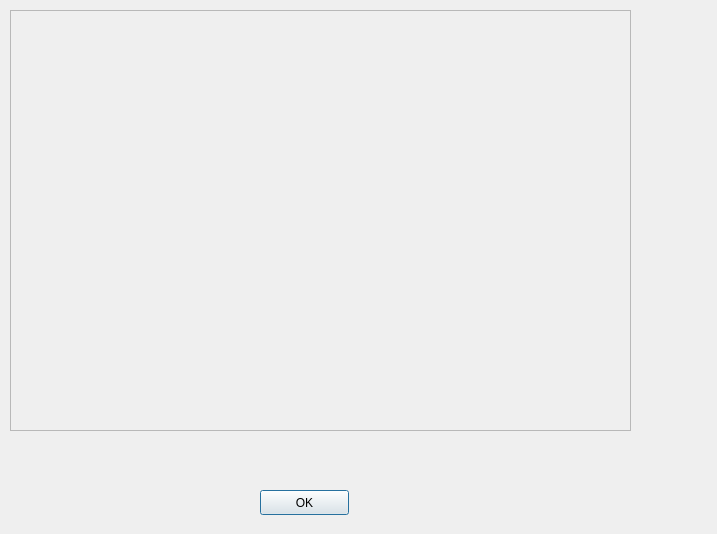
<?xml version="1.0" encoding="UTF-8"?>
<ui version="4.0">
 <class>Dialog</class>
 <widget class="QDialog" name="Dialog">
  <property name="geometry">
   <rect>
    <x>0</x>
    <y>0</y>
    <width>717</width>
    <height>534</height>
   </rect>
  </property>
  <property name="windowTitle">
   <string>Dialog</string>
  </property>
  <widget class="QFrame" name="imgResize">
   <property name="geometry">
    <rect>
     <x>10</x>
     <y>10</y>
     <width>621</width>
     <height>421</height>
    </rect>
   </property>
   <property name="frameShape">
    <enum>QFrame::StyledPanel</enum>
   </property>
   <property name="frameShadow">
    <enum>QFrame::Raised</enum>
   </property>
  </widget>
  <widget class="QPushButton" name="okButton">
   <property name="geometry">
    <rect>
     <x>260</x>
     <y>490</y>
     <width>89</width>
     <height>25</height>
    </rect>
   </property>
   <property name="text">
    <string>OK</string>
   </property>
  </widget>
 </widget>
 <resources/>
 <connections/>
</ui>
